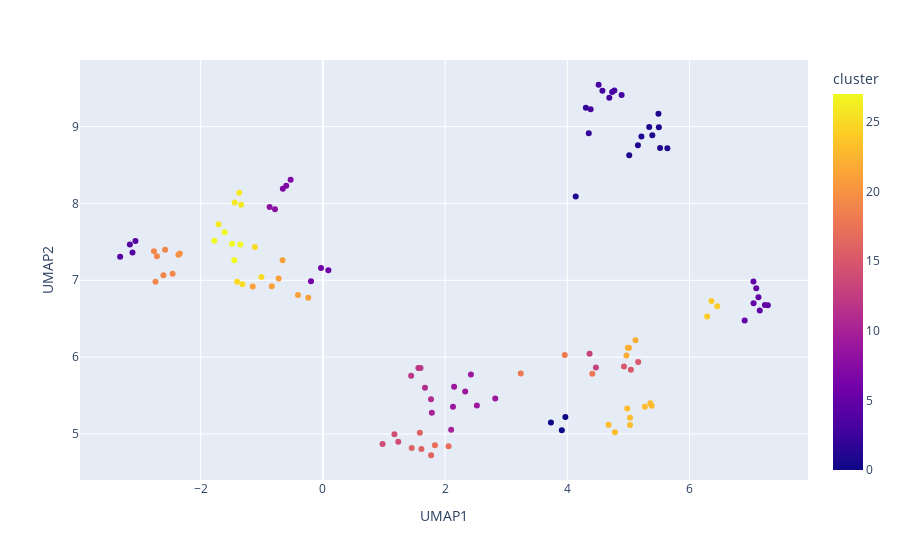

Notebook source saved alongside this figure:
### Code cell
rows = []
for x, y, label, record in zip(X_umap[:, 0], X_umap[:, 1], cluster_labels, records):
    row = {
        'UMAP1': x,
        'UMAP2': y,
        'cluster': label,
        'id': record.id,
    }
    row.update(record.payload or {})  # add all payload fields
    rows.append(row)

df = pd.DataFrame(rows)

fig = px.scatter(
    df,
    x='UMAP1',
    y='UMAP2',
    color='cluster',
    hover_data=list(payload_keys) + ['id', 'cluster'],
)
fig.show()

### Figure 1 — Plotly figure (JSON) as saved in the notebook; plotly's stock layout.template omitted (floating-point values rounded to 4 significant figures; data arrays with more than 128 entries replaced by an {"elided": "..."} marker saying what was removed)
{"data": [{"customdata": {"elided": "114x4 mixed values"}, "hovertemplate": "UMAP1=%{x}<br>UMAP2=%{y}<br>description=%{customdata[0]}<br>math_expression_id=%{customdata[1]}<br>id=%{customdata[2]}<br>cluster=%{marker.color}<extra></extra>", "legendgroup": "", "marker": {"color": [0, 0, 0, 1, 1, 1, 1, 1, 1, 1, 1, 1, 1, 2, 2, 3, 3, 3, 3, 3, 3, 3, 4, 4, 4, 4, 5, 5, 5, 5, 5, 5, 5, 5, 6, 6, 6, 7, 7, 7, 8, 8, 9, 9, 9, 9, 9, 9, 10, 10, 11, 11, 12, 12, 12, 13, 13, 14, 14, 14, 15, 15, 15, 16, 16, 16, 16, 17, 17, 18, 18, 18, 19, 19, 19, 19, 19, 19, 20, 20, 21, 21, 21, 21, 21, 21, 22, 22, 22, 22, 23, 23, 23, 23, 23, 23, 23, 23, 24, 24, 24, 25, 25, 25, 25, 26, 26, 26, 26, 27, 27, 27, 27, 27], "coloraxis": "coloraxis", "symbol": "circle"}, "mode": "markers", "name": "", "orientation": "v", "showlegend": false, "type": "scatter", "x": [3.968, 3.732, 3.91, 5.391, 5.34, 5.518, 5.155, 5.498, 5.013, 5.491, 5.213, 5.637, 4.137, 4.351, 4.304, 4.574, 4.512, 4.381, 4.77, 4.888, 4.687, 4.733, -3.067, -3.115, -3.158, -3.317, 7.281, 7.128, 7.091, 7.046, 6.902, 7.047, 7.233, 7.149, 0.0899, -0.1946, -0.03024, -0.5992, -0.6552, -0.5276, -0.7835, -0.8713, 2.329, 2.129, 2.52, 2.423, 2.821, 2.147, 1.783, 2.099, 1.77, 1.671, 1.598, 1.444, 1.563, 4.364, 4.468, 1.234, 1.171, 0.9765, 4.927, 5.16, 5.04, 1.613, 1.453, 1.771, 1.587, 2.057, 1.834, 3.238, 4.409, 3.959, -2.715, -2.459, -2.581, -2.738, -2.764, -2.609, -2.34, -2.364, -0.2385, -0.4065, -0.8357, -0.7239, -1.147, -0.6587, 4.991, 5.009, 4.967, 5.116, 5.379, 4.675, 4.981, 5.269, 5.358, 4.779, 5.026, 5.026, 6.36, 6.454, 6.289, -1.005, -1.404, -1.113, -1.316, -1.707, -1.339, -1.444, -1.368, -1.35, -1.777, -1.486, -1.607, -1.449], "xaxis": "x", "y": [5.221, 5.149, 5.048, 8.888, 8.996, 8.722, 8.758, 8.991, 8.627, 9.167, 8.87, 8.717, 8.091, 8.913, 9.247, 9.468, 9.545, 9.227, 9.469, 9.413, 9.374, 9.452, 7.511, 7.363, 7.465, 7.308, 6.674, 6.779, 6.897, 6.983, 6.477, 6.702, 6.678, 6.607, 7.131, 6.988, 7.16, 8.232, 8.191, 8.307, 7.924, 7.954, 5.552, 5.355, 5.371, 5.774, 5.46, 5.616, 5.276, 5.054, 5.453, 5.601, 5.857, 5.757, 5.859, 6.044, 5.864, 4.899, 4.996, 4.87, 5.879, 5.936, 5.836, 4.804, 4.817, 4.723, 5.016, 4.841, 4.853, 5.786, 5.782, 6.027, 7.313, 7.085, 7.396, 6.982, 7.379, 7.065, 7.349, 7.333, 6.773, 6.808, 6.922, 7.023, 6.921, 7.261, 6.121, 6.122, 6.023, 6.219, 5.369, 5.12, 5.33, 5.354, 5.4, 5.021, 5.213, 5.118, 6.729, 6.662, 6.529, 7.044, 6.982, 7.434, 6.95, 7.73, 7.982, 8.013, 8.138, 7.467, 7.516, 7.474, 7.624, 7.261], "yaxis": "y"}], "layout": {"coloraxis": {"colorbar": {"title": {"text": "cluster"}}, "colorscale": [[0, "#0d0887"], [0.1111, "#46039f"], [0.2222, "#7201a8"], [0.3333, "#9c179e"], [0.4444, "#bd3786"], [0.5556, "#d8576b"], [0.6667, "#ed7953"], [0.7778, "#fb9f3a"], [0.8889, "#fdca26"], [1, "#f0f921"]]}, "legend": {"tracegroupgap": 0}, "margin": {"t": 60}, "xaxis": {"anchor": "y", "domain": [0, 1], "title": {"text": "UMAP1"}}, "yaxis": {"anchor": "x", "domain": [0, 1], "title": {"text": "UMAP2"}}}}
